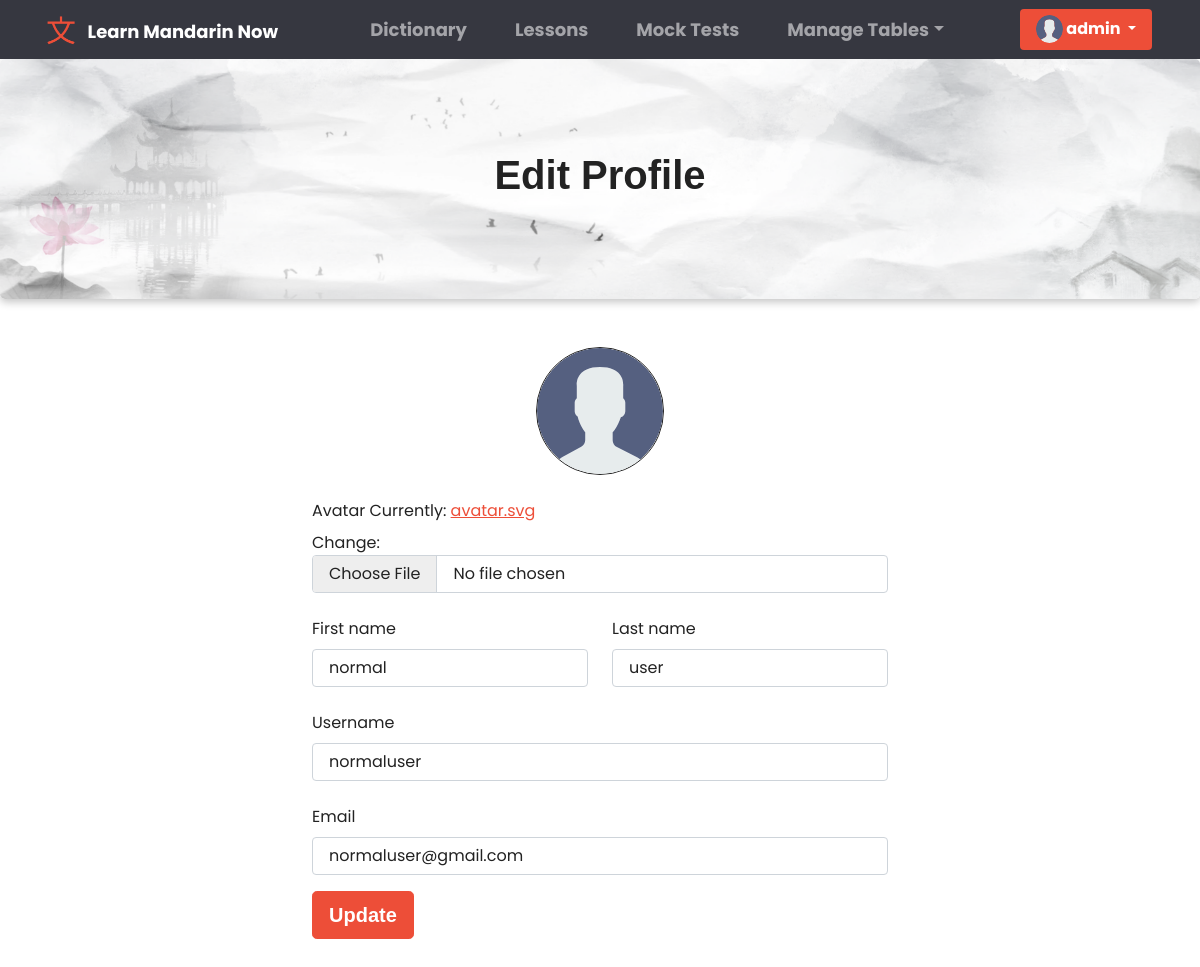
Screenshot of /superuser/edit-user/3/ (signed in) with the database file from the repository.
### base/models.py (models this page shows)
class User(AbstractUser):
    fname = models.CharField(max_length=200, null=True)
    lname = models.CharField(max_length=200, null=True)
    email = models.EmailField(unique = True, null=True)
    bio = models.TextField(null=True)
    avatar = models.ImageField(null=True, default="avatar.svg")
    REQUIRED_FIELDS = []
    class Meta:
        ordering = ['username']

### base/views.py (the view, shortened to what this page needs)
# urls.py: path('superuser/edit-user/<str:pk>/', views.AdminUpdateUser, name = 'superuser-edit-user'),
@login_required(login_url='anonymous')
def AdminUpdateUser(request, pk):
    user = User.objects.get(id=pk)
    form = UserForm(instance=user)
    if request.user.is_authenticated and not request.user.is_staff:
        messages.warning(request, "Access denied, 403 forbidden page!")
        return redirect('dictionary')
    context = {
        'form': form,
         'user' : user,
    }
    return render(request, 'update_user.html', context)

### base/forms.py
class UserForm(ModelForm):
    class Meta:
        model = User
        fields = ['avatar', 'first_name','last_name','username',  'email',]
    def __init__(self, *args, **kwargs):
        super().__init__(*args, **kwargs)
        self.fields['avatar'].widget.attrs.update({'class': 'form-control'})
        self.fields['first_name'].widget.attrs.update({'class': 'form-control','placeholder':'Enter first name'})
        self.fields['last_name'].widget.attrs.update({'class': 'form-control','placeholder':'Enter last name'})
        self.fields['username'].widget.attrs.update({'class': 'form-control','placeholder':'Enter username'})
        self.fields['email'].widget.attrs.update({'class': 'form-control','placeholder':'Enter email'})
        self.fields['first_name'].widget.attrs['required'] = 'required'
        self.fields['last_name'].widget.attrs['required'] = 'required'
        self.fields['username'].widget.attrs['required'] = 'required'
        self.fields['email'].widget.attrs['required'] = 'required'

### templates/update_user.html (shortened to what this page needs)
{% extends 'main.html' %} {% block content %} {% load static %}
<link rel="stylesheet" href="{% static 'css/dictionaryAdd_Edit.css' %}" />
<link rel="stylesheet" href="{% static 'css/dictionary.css' %}" />
<div class="container-fluid">
  <div class="row mb-5" id="dictionary_header">
    <h1 class="text-center" id="head_Text">Edit Profile</h1>
  </div>
  <div class="row" >
    <div class="col" style="display: flex; justify-content: center">
      {% if page == 'authenticated' %}
      <img src="{{request.user.avatar.url}}" alt="profile" class="rounded-circle border border-dark" style="width:8rem; height:8rem;">
      {% else %}
      <img src="{{user.avatar.url}}" alt="profile" class="rounded-circle border border-dark" style="width:8rem; height:8rem;">
      {% endif %}
    </div>
  </div>
  <div class="row justify-content-center" >
    <div class="col col-lg-6 col-md-8 col-sm-8" >
      <form action="" method="POST" enctype="multipart/form-data">
        <div class="col-sm-12">
          <div class="form-group">
            <label for="" class="form-label mt-4">
              {{form.avatar.label}}
            </label>
            {{form.avatar}}
          </div>
        </div>
        <div class="row">
          <div class="col-sm-6">
            <div class="form-group">
              <label for="" class="form-label mt-4">
                {{form.first_name.label}}
              </label>
              {{form.first_name}}
            </div>
          </div>
          <div class="col-sm-6">
            <div class="form-group">
              <label for="" class="form-label mt-4">
                {{form.last_name.label}}
              </label>
              {{form.last_name}}
            </div>
          </div>
          <div class="col-sm-12">
            <div class="form-group">
              <label for="" class="form-label mt-4">
                {{form.username.label}}
              </label>
              {{form.username}}
            </div>
          </div>
          <div class="col-sm-12">
            <div class="form-group">
              <label for="" class="form-label mt-4">
                {{form.email.label}}
              </label>
              {{form.email}}
            </div>
          </div>
        <div class="form-group" id="edit_pass">
          <button type="submit" class="btn btn-primary btn-lg btn-block">
          Update
          </button>
        </div>
      </form>
    </div>
  </div>
{% endblock content %}

### templates/navbar.html (shortened to what this page needs)
{% load static %}
<link rel="stylesheet" href="{% static 'css/navbar.css' %}" />
<nav class="navbar navbar-expand-lg navbar-dark" id="navbar_header">
  <div class="container-fluid">
    <img src="{% static 'images/navbar_logo.png' %}" id="navbar_logo">
    <a class="navbar-brand" href="{% url 'dictionary' %}" id="logo_text">Learn Mandarin Now</a>
    <div class="collapse navbar-collapse" id="navbarColor02">
      <ul class="navbar-nav me-auto navbar_menuChouce">
        <li class="nav-item">
          <a class="nav-link navigation_choices" href="{% url 'dictionary' %}"
             id="dictionary_page">Dictionary
          </a>
        </li>
        <li class="nav-item">
          <a class="nav-link navigation_choices" href="{% url 'lessons' %}" id="lesson_page">Lessons</a>
        </li>
        <li class="nav-item">
          <a class="nav-link navigation_choices" href="{% url 'mocktest' %}" id="mocktest_page">Mock Tests</a>
        </li>
        {% if request.user.is_authenticated and request.user.is_staff %}
        <li class="nav-item dropdown">
          <a
            class="nav-link dropdown-toggle navigation_choices"
            data-bs-toggle="dropdown"
            href="#"
            role="button"
            aria-haspopup="true"
            aria-expanded="false"
             id="Manage_table">Manage Tables</a
          >
        </li>
        {% endif %}
      </ul>
      <div class="d-flex">
        {% if request.user.is_authenticated %}
        <div class="dropdown">
          <button
            class="btn btn-primary dropdown-toggle button_profile" id="test"
            type="button"
            id="dropdownMenuButton1"
            data-bs-toggle="dropdown"
            aria-expanded="false"
          >
            <img
              class="rounded-circle"
              src="{{request.user.avatar.url}}"
              alt="profile"
              style="height: 1.7rem; width: 1.7rem; margin-bottom: 1px"
            />
            {{request.user.username}}
          </button>
        </div>
        {% endif %}
      </div>
    </div>
  </div>
</nav>

### static/css/navbar.css (style rules this page uses)
#test { font-family: 'Poppins', sans-serif; }
#navbar_header { background-color: #363740; padding-right: 3%; }
.navbar_menuChouce { margin: 0% auto; }
#navbar_logo { height: 4vh; margin-right: 1%; margin-left: 3%; width: auto; }
#logo_text { font-family: 'Poppins', sans-serif; text-transform: capitalize; }
.button_profile { border: none; }
.navigation_choices { font-family: 'Poppins', sans-serif; margin: 0% 1rem; }

### static/css/dictionaryAdd_Edit.css (style rules this page uses)
#dictionary_header { height: 30vh; margin-bottom: 2rem; display: flex; align-items: center; justify-content: center; background-image: url(../../static/images/dictionary_headerBg.png); background-position: bottom center; background-repeat: no-repeat; background-size: cover; }
#edit_pass { margin-top: 1rem; margin-bottom: 2rem; display: flex; align-items: center; justify-content: space-between; }

### static/css/dictionary.css (style rules this page uses)
* { font-family: 'Poppins', sans-serif; }
html, body { max-width: 100%; overflow-x: hidden; }
#dictionary_header { height: 30vh; margin-bottom: 2rem; display: flex; align-items: center; justify-content: center; box-shadow: rgba(0, 0, 0, 0.24) 0px 3px 8px; background-image: url(../../static/images/dictionary_headerBg.png); background-position: bottom center; background-repeat: no-repeat; background-size: cover; border-radius: 5px; }

### templates/main.html (style rules this page uses)
* { box-sizing: border-box; }
img { -webkit-user-drag: none; -khtml-user-drag: none; -moz-user-drag: none; -o-user-drag: none; object-fit: cover; }

### rows the page displays
User: user.avatar (placeholder picture), user.username "admin"
User: avatar (placeholder picture), first_name "normal", last_name "user", username "normaluser", email "normaluser@gmail.com"
